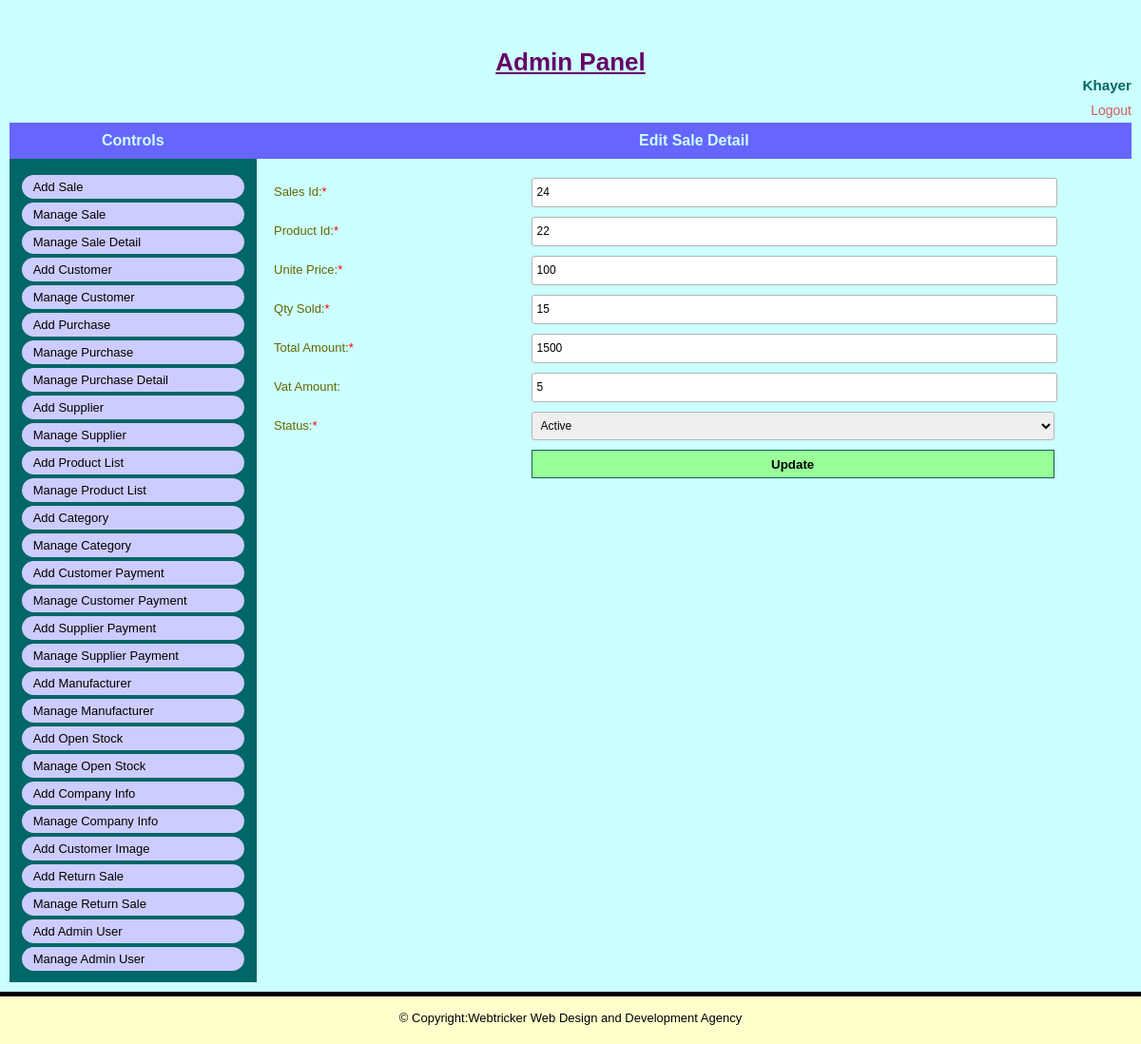
/admin/edit_sale_detail.php?id=47 (signed in), run on the app's committed database.
### tables this page shows
CREATE TABLE `tbl_sales_detail_info` (
  `sales_detail_id` int(4) NOT NULL,
  `sales_id` int(4) NOT NULL,
  `purchase_detail_id` int(4) NOT NULL,
  `product_id` int(4) NOT NULL,
  `unit_price` float NOT NULL,
  `qty_sold` int(4) NOT NULL,
  `total_amnt` float NOT NULL,
  `vat_amnt` float NOT NULL,
  `status` tinyint(1) NOT NULL,
  `deletion_status` tinyint(1) NOT NULL,
  `created_date_time` timestamp NOT NULL DEFAULT current_timestamp()
);

### admin/edit_sale_detail.php (called while the page is built, shortened)
<?php
$sales_detail_id=$_GET['id'];
include 'admin_master_page.php';

### classes/database.php (called while the page is built, shortened)
<?php
class Database {
    public function connect() {
        $this->host_name="localhost";
        $this->user_name="u430957945_db_sales_inven";
        $this->password="Inven1254$";
        $this->database_name="u430957945_db_sales_inven";
        $conn= new mysqli($this->host_name,$this->user_name,$this->password,$this->database_name);
        return $conn;
    }
}
?>

### classes/admin.php (called while the page is built, shortened)
<?php
require_once '../classes/database.php';
class Admin extends Database {
    public function select_sales_detail_by_sales_id($sales_detail_id)
    {
        $sql="SELECT * FROM tbl_sales_detail_info WHERE deletion_status='0' and sales_detail_id='$sales_detail_id'";
        $query_result=  $this->connect()->query($sql);
        return $query_result;
    }
}

### admin/pages/edit_sale_detail_form.php (the view, shortened to what this page needs)
<?php
    $result=$obj_admin->select_sales_detail_by_sales_id($sales_detail_id);
    $sales_detail_info= mysqli_fetch_assoc($result);
?>
<div class="common_wrap">
    <div class="common_title">
        <h4>Edit Sale Detail</h4>
    </div>
    <form name="edit_sale_detail" action="" method="post" enctype="multipart/form-data" onsubmit="return validateStandard(this)">
        <div class="input_wrap">
            <label>Sales Id:<span class="required_field">*</span></label>
            <input type="text" name="sales_id" value="<?php echo $sales_detail_info['sales_id']?>" required regexp="JSVAL_RX_ALPHA_NUMERIC">
        </div>
        <div class="input_wrap">
            <label>Product Id:<span class="required_field">*</span></label>
            <input type="text" name="product_id" value="<?php echo $sales_detail_info['product_id']?>" required regexp="JSVAL_RX_ALPHA_NUMERIC">
        </div>
        <div class="input_wrap">
            <label>Unite Price:<span class="required_field">*</span></label>
            <input type="text" name="unit_price" value="<?php echo $sales_detail_info['unit_price']?>" required regexp="JSVAL_RX_ALPHA_NUMERIC">
        </div>
        </div>
        <div class="input_wrap">
            <label>Qty Sold:<span class="required_field">*</span></label>
            <input type="text" name="qty_sold" value="<?php echo $sales_detail_info['qty_sold']?>" required regexp="JSVAL_RX_ALPHA_NUMERIC">
        </div>
        <div class="input_wrap">
            <label>Total Amount:<span class="required_field">*</span></label>
            <input type="text" name="total_amnt" value="<?php echo $sales_detail_info['total_amnt']?>" required regexp="JSVAL_RX_ALPHA_NUMERIC">
        </div>
        <div class="input_wrap">
            <label>Vat Amount:</label>
            <input type="text" name="vat_amnt" value="<?php echo $sales_detail_info['vat_amnt']?>">
        </div>
        <div class="input_wrap">
            <label>Status:<span class="required_field">*</span></label>
            <select name="status" required exclude=" ">
                <option value="1">Active</option>
            </select>
        </div>
        <div class="input_wrap">
            <label>&nbsp;</label>
            <input type="submit" name="btn" value="Update">
        </div>
</div>

### asset/css/style.css (style rules this page uses)
body { background-color:#000;color:#000;margin:0;padding:0;font-family:sans-serif;font-size:13px }
h1,h2,h3,h4,h5,h6 { margin:0;padding:0; }
.header_wrap,.menu,.content_wrap,.footer_wrap,.user_info,.admin_content,.common_title,.common_wrap, .view_content,.page_content,.image_wrap,.slide_wrap,.slide_inner,.slide,.sidebar_box_wrap,.sidebar_box, .gallery,.gallery_image_outer,.gallery_image_outer a,.gallery_detail,.common_description,.home_link, .sidebar_box ul,.notice_detail,.front_form_wrap,.front_form_wrap .input_wrap,.event_entry_detail, .student_detail_wrap,.result_detail,.front_content_wrap,.class_routine_details,.routine_display { float:left;position:relative;width:100%; -webkit-box-sizing:border-box; -moz-box-sizing:border-box; box-sizing:border-box }
.input_wrap { float:left;position:relative;width:60%;margin:10px 10% 0 27% }
.input_wrap label { float:left;position:relative;width:20%;margin:7px 0 0;padding:0 }
.input_wrap input[type=text],.input_wrap input[type=password],.input_wrap textarea,.input_wrap select, .input_wrap input[type=email],.input_wrap input[type=date],.input_wrap input[type=number] { float:left;width:40%;height:23px;border:1px solid #b3b3b3;margin:0;padding:3px 5px; line-height:20px;color:black;font:400 12px/23px Arial, Helvetica, sans-serif; -webkit-border-radius:3px;-moz-border-radius:3px;border-radius:3px }
.input_wrap input[type=submit] { border:none;width:42%;height:30px;font-weight:700; margin:0;padding:0;background-color:#99ff99;cursor:pointer }
.admin_page h4 { text-align:center;color:#ccffff;padding:10px 0;margin:0 0 10px 0;font-size:16px; background-color:#6666ff }
.admin_page .input_wrap { width:98%;margin:10px 0 0 2% }
.admin_page .input_wrap input[type=text],.admin_page .input_wrap input[type=password], .admin_page .input_wrap textarea,.admin_page .input_wrap input[type=email], .admin_page .input_wrap input[type=date] { width:60%; }
.admin_page .input_wrap input[type=submit] { width:61%;border:1px solid #006666 }
.admin_page .input_wrap label { width:30%;margin:7px 0 0;color:#666600 }
.admin_page .input_wrap select { width:61%;height:30px; }
.required_field { color:red; }

### data on the page
tbl_sales_detail_info: sales_id "24", product_id "22", unit_price "100", qty_sold "15", total_amnt "1500", vat_amnt "5"

### other printed values
$_SESSION['admin_name'] "Khayer"
